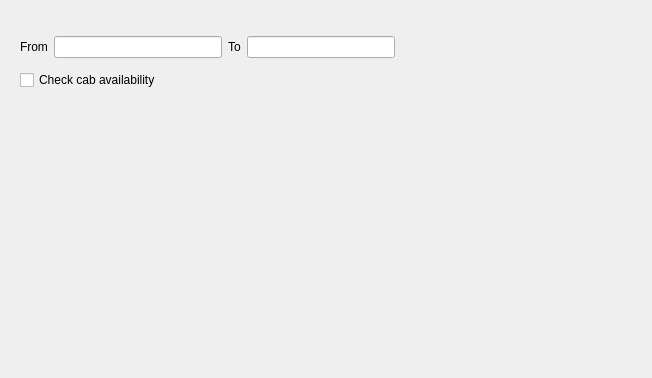
<?xml version="1.0" encoding="UTF-8"?>
<ui version="4.0">
 <class>Book_a_cab</class>
 <widget class="QDialog" name="Book_a_cab">
  <property name="geometry">
   <rect>
    <x>0</x>
    <y>0</y>
    <width>652</width>
    <height>378</height>
   </rect>
  </property>
  <property name="windowTitle">
   <string>B</string>
  </property>
  <widget class="QWidget" name="layoutWidget">
   <property name="geometry">
    <rect>
     <x>20</x>
     <y>30</y>
     <width>375</width>
     <height>67</height>
    </rect>
   </property>
   <layout class="QVBoxLayout" name="verticalLayout">
    <item>
     <layout class="QHBoxLayout" name="horizontalLayout_2">
      <item>
       <widget class="QLabel" name="label">
        <property name="text">
         <string>From</string>
        </property>
       </widget>
      </item>
      <item>
       <widget class="QLineEdit" name="lineEdit"/>
      </item>
      <item>
       <layout class="QHBoxLayout" name="horizontalLayout">
        <item>
         <widget class="QLabel" name="label_2">
          <property name="text">
           <string>To</string>
          </property>
         </widget>
        </item>
        <item>
         <widget class="QLineEdit" name="lineEdit_2"/>
        </item>
       </layout>
      </item>
     </layout>
    </item>
    <item>
     <widget class="QCheckBox" name="checkBox">
      <property name="text">
       <string>Check cab availability</string>
      </property>
     </widget>
    </item>
   </layout>
  </widget>
 </widget>
 <resources/>
 <connections/>
</ui>
